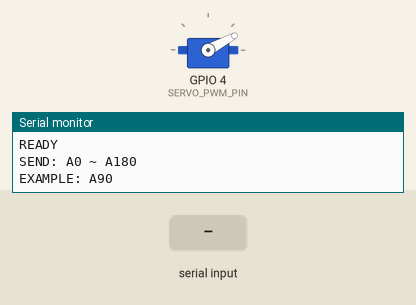
This sketch was run on a simulated ESP32-C3. On the bench: servo, the last lines printed to the serial monitor. The inputs (shaded band) are chosen by the test bench. Servo pulses on a pin are drawn as a servo (544–2400 µs = 0–180°).

Above: at 2.0 s.
2.1 s: "A90\n" received over Serial
At 2.8 s:
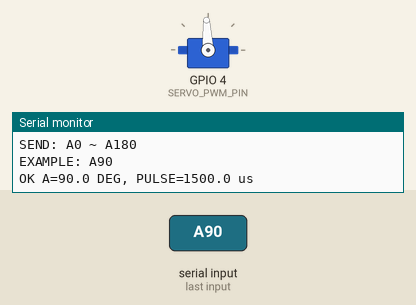
3.6 s: "=\n" received over Serial
5.1 s: "A,45\n" received over Serial
Timing chart, 0 to 8.1 s (numbered marks = the images above; inputs shaded):
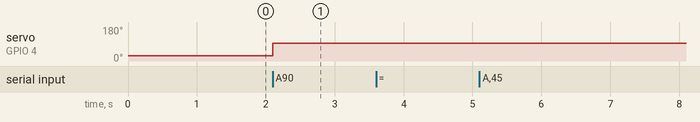

Measured:
- after the input at 2.1 s, servo on GPIO 4 (SERVO_PWM_PIN): 28° → 93° at once

The sketch:

esp32_c3_single_servo_A30_A90.ino
```cpp
#include <Arduino.h>

#if __has_include(<esp_arduino_version.h>)
#include <esp_arduino_version.h>
#endif

/*
  ESP32-C3 + MG90S 单舵机串口角度测试

  接线：
    ESP32-C3 GPIO4 -> MG90S 信号线
    外部 5V       -> MG90S 红线
    外部 GND      -> MG90S 棕色/黑色线
    ESP32-C3 GND  -> 外部电源 GND

  串口：
    波特率：115200

  命令：
    A0
    A30
    A90
    A180

  也兼容：
    A=90

  注意：
    这里的角度是程序按照脉宽换算出的“认为角度”，
    不一定等于舵机实际机械角度。
*/

// ================= 参数区 =================

// MG90S PWM 信号输出引脚
const int SERVO_PWM_PIN = 4;

// Arduino-ESP32 2.x 使用的 LEDC 通道
const int SERVO_LEDC_CHANNEL = 0;

// 舵机 PWM 频率
const int SERVO_PWM_FREQ = 50;

// PWM 分辨率
const int SERVO_PWM_RES_BITS = 14;
const uint32_t SERVO_PWM_MAX =
    (1UL << SERVO_PWM_RES_BITS) - 1;

// 角度映射的脉宽范围
// 后续可通过修改这两个值校准实际角度
const float SERVO_MIN_US = 500.0;
const float SERVO_MAX_US = 2500.0;

// 上电后的初始角度
const float SERVO_BOOT_ANGLE = 30.0;

// 串口没有换行符时，停止接收多久后自动执行
const unsigned long SERIAL_IDLE_TIMEOUT_MS = 120;

// =========================================

String serialBuffer;
unsigned long lastSerialReceiveTime = 0;
float currentAngle = SERVO_BOOT_ANGLE;

/**
 * 向 LEDC 写入 PWM 占空比。
 * 同时兼容 Arduino-ESP32 2.x 和 3.x。
 */
void writeLedcDuty(uint32_t duty)
{
#if defined(ESP_ARDUINO_VERSION_MAJOR) && \
    ESP_ARDUINO_VERSION_MAJOR >= 3

  // Arduino-ESP32 3.x：第一个参数是 GPIO 引脚
  ledcWrite(SERVO_PWM_PIN, duty);

#else

  // Arduino-ESP32 2.x：第一个参数是 LEDC 通道
  ledcWrite(SERVO_LEDC_CHANNEL, duty);

#endif
}

/**
 * 初始化舵机 PWM。
 */
bool beginServoPwm()
{
#if defined(ESP_ARDUINO_VERSION_MAJOR) && \
    ESP_ARDUINO_VERSION_MAJOR >= 3

  return ledcAttach(
      SERVO_PWM_PIN,
      SERVO_PWM_FREQ,
      SERVO_PWM_RES_BITS
  );

#else

  ledcSetup(
      SERVO_LEDC_CHANNEL,
      SERVO_PWM_FREQ,
      SERVO_PWM_RES_BITS
  );

  ledcAttachPin(
      SERVO_PWM_PIN,
      SERVO_LEDC_CHANNEL
  );

  return true;

#endif
}

/**
 * 把角度转换为舵机控制脉宽。
 */
float angleToPulseUs(float angle)
{
  angle = constrain(angle, 0.0f, 180.0f);

  return SERVO_MIN_US +
         angle * (SERVO_MAX_US - SERVO_MIN_US) / 180.0f;
}

/**
 * 输出指定高电平脉宽。
 */
void writeServoPulseUs(float pulseUs)
{
  // 50Hz 对应一个周期 20000us
  const float periodUs = 1000000.0f / SERVO_PWM_FREQ;

  pulseUs = constrain(
      pulseUs,
      SERVO_MIN_US,
      SERVO_MAX_US
  );

  float dutyRatio = pulseUs / periodUs;

  uint32_t duty = static_cast<uint32_t>(
      dutyRatio * SERVO_PWM_MAX
  );

  writeLedcDuty(duty);
}

/**
 * 设置舵机角度。
 */
void setServoAngle(float angle)
{
  angle = constrain(angle, 0.0f, 180.0f);

  float pulseUs = angleToPulseUs(angle);

  writeServoPulseUs(pulseUs);
  currentAngle = angle;

  Serial.print("OK A=");
  Serial.print(angle, 1);
  Serial.print(" DEG, PULSE=");
  Serial.print(pulseUs, 1);
  Serial.println(" us");
}

/**
 * 判断字符串是否是有效数字。
 */
bool isValidNumber(const String &text)
{
  if (text.length() == 0) {
    return false;
  }

  bool hasDigit = false;
  bool hasDecimalPoint = false;

  for (unsigned int i = 0; i < text.length(); i++) {
    char c = text.charAt(i);

    if (c >= '0' && c <= '9') {
      hasDigit = true;
    }
    else if (c == '.' && !hasDecimalPoint) {
      hasDecimalPoint = true;
    }
    else if (c == '-' && i == 0) {
      // 允许负数进入，后续检查范围并报错
    }
    else {
      return false;
    }
  }

  return hasDigit;
}

/**
 * 处理串口命令。
 */
void handleCommand(String command)
{
  command.trim();
  command.toUpperCase();

  if (command.length() == 0) {
    return;
  }

  // 只接受以 A 开头的命令
  if (!command.startsWith("A")) {
    Serial.println("ERR: COMMAND FORMAT SHOULD BE AX");
    return;
  }

  // 删除开头的 A
  String angleText = command.substring(1);
  angleText.trim();

  // 同时兼容 A90 和 A=90
  if (angleText.startsWith("=")) {
    angleText.remove(0, 1);
    angleText.trim();
  }

  if (!isValidNumber(angleText)) {
    Serial.println("ERR: INVALID ANGLE");
    return;
  }

  float angle = angleText.toFloat();

  if (angle < 0.0f || angle > 180.0f) {
    Serial.println("ERR: ANGLE RANGE IS 0-180");
    return;
  }

  setServoAngle(angle);
}

/**
 * 读取串口。
 *
 * 支持：
 * 1. 接收到换行符后立即执行；
 * 2. 没有换行符时，停止输入 120ms 后执行。
 */
void readSerialCommand()
{
  while (Serial.available() > 0) {
    char c = static_cast<char>(Serial.read());

    lastSerialReceiveTime = millis();

    if (c == '\r') {
      continue;
    }

    if (c == '\n') {
      String command = serialBuffer;
      serialBuffer = "";

      handleCommand(command);
      continue;
    }

    serialBuffer += c;

    if (serialBuffer.length() > 32) {
      serialBuffer = "";
      Serial.println("ERR: COMMAND TOO LONG");
    }
  }

  // 兼容串口监视器选择“No line ending”
  if (serialBuffer.length() > 0 &&
      millis() - lastSerialReceiveTime >=
          SERIAL_IDLE_TIMEOUT_MS) {

    String command = serialBuffer;
    serialBuffer = "";

    handleCommand(command);
  }
}

void setup()
{
  Serial.begin(115200);
  delay(800);

  Serial.println();
  Serial.println("ESP32-C3 MG90S TEST");
  Serial.print("PWM GPIO: ");
  Serial.println(SERVO_PWM_PIN);

  if (!beginServoPwm()) {
    Serial.println("ERR: LEDC ATTACH FAILED");

    while (true) {
      delay(1000);
    }
  }

  setServoAngle(SERVO_BOOT_ANGLE);

  Serial.println("READY");
  Serial.println("SEND: A0 ~ A180");
  Serial.println("EXAMPLE: A90");
}

void loop()
{
  readSerialCommand();
}
```
